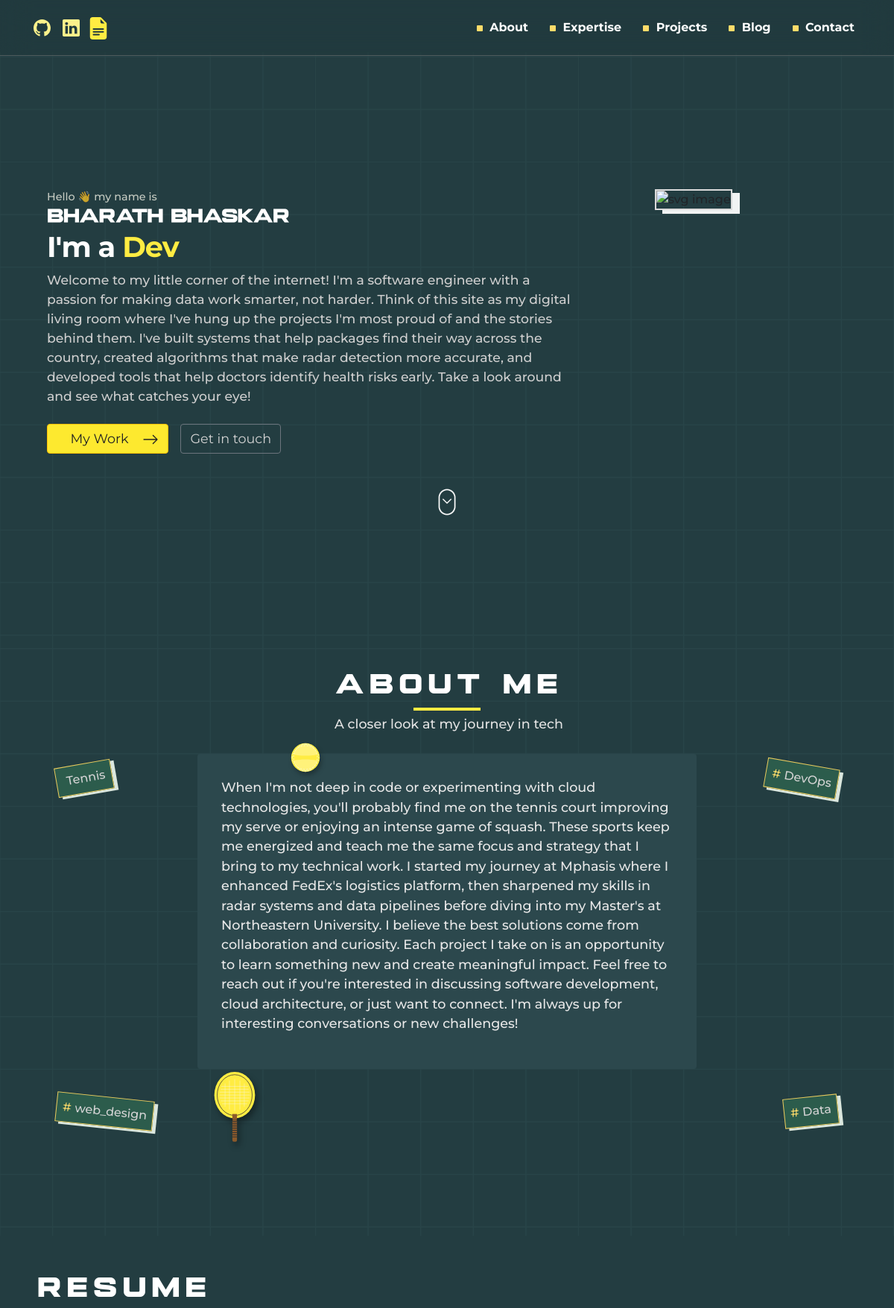
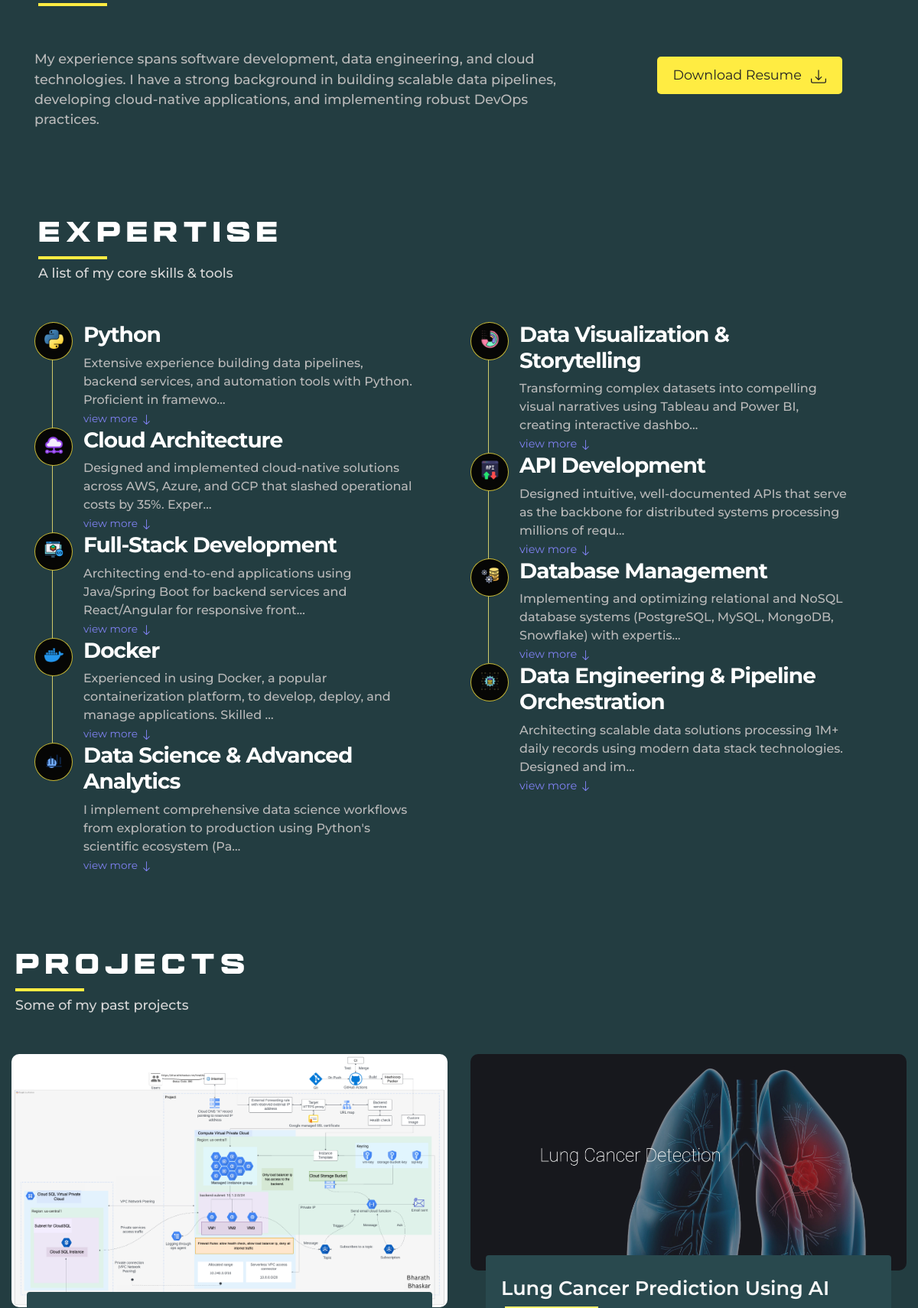
The page / (upper part) on the database its author committed (2 pictures, top to bottom).
### main_app/models.py (models this page shows, shortened)
class Texts(models.Model):
    intro_text = models.TextField()
    about_text = models.TextField()
    greetings_text = models.TextField()

class Resume(models.Model):
    resume_file = models.FileField(upload_to="resume")

class Skill(models.Model):
    name = models.CharField(max_length=100)
    thumbnail = models.ImageField(upload_to="skills")
    description = models.TextField()
    date_added = models.DateTimeField(auto_now_add=True, blank=True,null=True)

### projects_app/models.py (models this page shows, shortened)
class Project(models.Model):
    title = models.CharField(max_length=100)
    description = models.TextField()
    thumbnail = models.ImageField(upload_to="project")
    tags = models.ManyToManyField(ProjectTag, null=True, blank=True)
    github = models.URLField(null=True , blank=True)
    live = models.URLField(null=True, blank=True)
    featured = models.BooleanField(default=False)
    demoUsername = models.CharField(max_length=250, null= True, blank= True )
    demoPassword = models.CharField(max_length=250, null= True, blank= True)
    ordering = models.IntegerField( unique = True , null= True , blank = True   )
    date_added = models.DateTimeField(auto_now_add=True, blank=True,null=True)

### main_app/views.py (the view)
# urls.py: path('',views.homePage,name="homePage"), # My landing page
def homePage(request):
    projects = Project.objects.filter(featured=True).order_by("ordering")
    articles = Article.objects.filter(featured_article = True).order_by("date_added")[0:3:-1]
    skills = Skill.objects.all()
    texts = Texts.objects.all()
    resume = Resume.objects.all()
    context = {
        "projects":projects ,
        "articles":articles,
        "skills":skills,
        "texts":texts,
        "resume":resume,
        }
    return render(request,"main_app/index.html",context)

### main_app/templatetags/skill_tag.py (called while the page is built)
def modulo(num,val):
    return num % val

### main_app/templates/main_app/index.html (shortened to what this page needs)
{% extends 'main_app/base.html' %}
{% load static %}
{% load read-time %}
{% load skill_tag %}
{% block content %}
<link rel="stylesheet" href="{% static 'css/main.css' %}">
<section id="hero" style="margin: 0 !important;" class="about full-screen d-lg-flex justify-content-center ">
  <div class="container-fluid " style="width: 92%;">
    <br>
    <div class="row">
      <div class="col-md-8 col-12 ">
        <div class="about-text">
          {% for text in texts %}
          <p style="color:#fffef0be;font-size: 0.9rem !important;margin:0cm"> {{text.greetings_text}} </p>
          {% endfor %}
          <h3 id="hero_name"> Bharath Bhaskar</h3>
          <h2 id="hero_intro">
            I'm a <span id="animation" style="color:#ffec42 ;"> </span>
          </h2>
          {% for text in texts %}
          <p id="hero_slogan" style="color: rgb(207, 207, 207);font-size: 1.08rem;"> {{text.intro_text}}</p>
          {% endfor %}
          <div class="d-none d-sm-block">
            <div class="mt-4 d-flex ">
              <a style="color: #232323 !important ;background-color: #fde92f !important;font-size: 1.1rem;"
                href="#project" class="btn mr-lg-2 btn-warning btn-md  ">&nbsp; &nbsp; My Work &nbsp;&nbsp;
                <svg xmlns="http://www.w3.org/2000/svg" width="22" height="22" fill="currentColor"
                  class="bi bi-arrow-right" viewBox="0 0 16 16">
                  <path fill-rule="evenodd"
                    d="M1 8a.5.5 0 0 1 .5-.5h11.793l-3.147-3.146a.5.5 0 0 1 .708-.708l4 4a.5.5 0 0 1 0 .708l-4 4a.5.5 0 0 1-.708-.708L13.293 8.5H1.5A.5.5 0 0 1 1 8z" />
                </svg>
              </a>
              <a style="font-size: 1.1rem;color:rgb(211, 211, 211) !important" href="#contact"
                class="btn btn-outline-secondary btn-md"> Get in touch </a>
            </div>
          </div>
        </div>
      </div>
      <div class="col-md-4 d-none d-md-block">
        <div>
          <img style="border: 2px #dadada solid; width:67% ;margin-left:80px;box-shadow: 10px 5px 0px #ffffffef;"
            height="30" src="{% static 'images/profile.jpg' %}" class="img-fluid hero-image" alt="svg image">
        </div>
      </div>
    </div>
    <div id="scroller" style="margin-bottom: 0cm;" class="row">
      <div style="margin-bottom: 0cm" class="col">
        <center>
          <a href="#about">
            <img style="height: 50px;margin-top: 40px;" src="{% static 'images/scroll3.gif' %}" alt="">
          </a>
        </center>
      </div>
    </div>
  </div>
</section>
<section style="margin: 0cm !important;" class="more-about-me " id="about">
  <div id="about-container" class="container-fluid" style="padding-top: 1cm; width:90%; ">
    <div style="position: relative;">
      <span id="tag1" class="about-tags"> <span class="text-warning"></span>Tennis </span>
      <span id="tag2" class="about-tags"> <span class="text-warning">#</span>DevOps </span>
      <span id="tag3" class="about-tags"> <span class="text-warning">#</span>Data</span>
      <span id="tag4" class="about-tags"> <span class="text-warning">#</span>web_design</span>
      <div class="justify-content-center d-flex">
        <div class="col-md-8 col-12">
          <div class="d-flex justify-content-center">
            <div>
              <center>
                <h2 id="sections" style="margin-left: 5px;color: white;margin-top: 0cm;margin-bottom: 0cm;">About me
                </h2>
                <div id="sections" style="width:100px;overflow:hidden">
                  <hr style="color: #ffec42 ;border: 2px #ffec42 solid ; opacity: 1;margin:5px ">
                </div>
                <p
                  style="margin-left: 5px;color:rgb(226, 226, 226);margin-top: 0cm;margin-bottom: 3px;font-size:1.1rem;">
                  A closer look at my journey in tech
                </p>
              </center>
            </div>
          </div>
          <div
            style="background-color: #2c484d  !important;font-size:1.1rem;color:#b7b7b7;border:none;padding: 2rem;margin-top: 1.5rem;"
            class="card card-body about-card">
            <div>
              {% for text in texts %}
              <p id="about-text">
                {{text.about_text}}
              </p>
              {% endfor %}
            </div>
          </div>
      <div class="tennis-racquet-animation">
      </div>
      <div class="tennis-ball-animation">
      </div>
        </div>
      </div>
    </div>
  </div>
</section>
<section class="resume d-lg-flex py-5 justify-content-center align-items-center" id="resume">
  <div class="container">
    <h2 id="sections" style="margin-left: 5px;color: white;margin-top: 0cm;margin-bottom: 0cm;">Resume</h2>
    <div style="width:100px;overflow:hidden">
      <hr style="color: #ffec42;border: 2px #ffec42 solid; opacity: 1;margin:5px">
    </div>
    <br><br>
    <div class="row">
      <div class="col-md-8">
        <p style="color: rgb(186, 186, 186); font-size: 1.1rem;">
          My experience spans software development, data engineering, and cloud technologies.
          I have a strong background in building scalable data pipelines, developing cloud-native applications,
          and implementing robust DevOps practices.
        </p>
      </div>
      <div class="col-md-4 text-center">
        {% if resume %}
          {% for res in resume|slice:":1" %}
            <a href="{{ res.resume_file.url }}" class="btn" style="background-color: #ffec42; color: #232323; font-size: 1.1rem; padding: 10px 20px; border-radius: 5px; text-decoration: none; display: inline-block; margin-top: 10px;" download>
              Download Resume
            </a>
          {% endfor %}
        {% else %}
          <p style="color: rgb(186, 186, 186);">Resume will be available soon.</p>
        {% endif %}
      </div>
    </div>
    </div>
</section>
<section class="resume d-lg-flex py-5 justify-content-center align-items-center" id="skills">
  <div class="container">
    <h2 id="sections" style="margin-left: 5px;color: white;margin-top: 0cm;margin-bottom: 0cm;">Expertise</h2>
    <div style="width:100px;overflow:hidden">
      <hr style="color: #ffec42;border: 2px #ffec42 solid ; opacity: 1;margin:5px ">
    </div>
    <p style="margin-left: 5px;color:rgb(215, 215, 215);margin-top: 0cm;margin-bottom: 3px;font-size:1.1rem;">A list
      of my core skills & tools</p>
    <br><br>
    <div class="row">
      <div class="col-lg-6 col-12">
        <div class="timeline">
          {% for skill in skills %}
          {% if forloop.counter|modulo:2 == 1 %}
          <div class="timeline-wrapper">
            <div class="timeline-yr">
              <span><img height="25" src="{{skill.thumbnail.url}}" alt="" class=""></span>
            </div>
            <div class="timeline-info">
              <h3><span>{{skill.name}}</h3>
              <p id="less{{skill.id}}" style="color: rgb(186, 186, 186);margin-bottom: 0cm;">
                {{skill.description|truncatechars:120}}</p>
              <a id="read_more_skill{{skill.id}}"
                style="color: rgba(134, 134, 255, 0.945);font-size: 0.85rem;cursor: pointer;margin-bottom: 0.5rem;margin-top:0.5rem;"
                onclick="skillsFunction('{{skill.id}}')">
                view more <svg xmlns="http://www.w3.org/2000/svg" width="15" height="15" fill="currentColor"
                  class="bi bi-arrow-down" viewBox="0 0 16 16">
                  <path fill-rule="evenodd"
                    d="M8 1a.5.5 0 0 1 .5.5v11.793l3.146-3.147a.5.5 0 0 1 .708.708l-4 4a.5.5 0 0 1-.708 0l-4-4a.5.5 0 0 1 .708-.708L7.5 13.293V1.5A.5.5 0 0 1 8 1z" />
                </svg>
              </a>
            </div>
          </div>
          {% endif %}
          {% endfor %}
        </div>
      </div>
      <div class="col-lg-6 col-12">
        <div class="timeline">
          {% for skill in skills %}
          {% if forloop.counter|modulo:2 == 0 %}
          <div class="timeline-wrapper">
            <div class="timeline-yr">
              <span><img height="25" src="{{skill.thumbnail.url}}" alt="" class=""></span>
            </div>
            <div class="timeline-info">
              <h3><span>{{skill.name}}</h3>
              <p id="less{{skill.id}}" style="color: rgb(186, 186, 186);margin-bottom: 0cm;">
                {{skill.description|truncatechars:120}}</p>
              <a id="read_more_skill{{skill.id}}"
                style="color: rgba(134, 134, 255, 0.945);font-size: 0.9rem;cursor: pointer;margin-bottom: 0.5rem;margin-top:0.5rem;"
                onclick="skillsFunction('{{skill.id}}')">
                view more <svg xmlns="http://www.w3.org/2000/svg" width="15" height="15" fill="currentColor"
                  class="bi bi-arrow-down" viewBox="0 0 16 16">
                  <path fill-rule="evenodd"
                    d="M8 1a.5.5 0 0 1 .5.5v11.793l3.146-3.147a.5.5 0 0 1 .708.708l-4 4a.5.5 0 0 1-.708 0l-4-4a.5.5 0 0 1 .708-.708L7.5 13.293V1.5A.5.5 0 0 1 8 1z" />
                </svg>
              </a>
            </div>
          </div>
          {% endif %}
          {% endfor %}
        </div>
      </div>
    </div>
</section>
<section class="project py-5" id="project">
  <div class="container-fluid project-container">
    <div>
      <h2 id="sections" style="margin-left: 5px;color: white;margin-top: 0cm;margin-bottom: 0cm;">Projects </h2>
      <div style="width:100px;overflow:hidden">
        <hr style="color: #ffec42 ;border: 2px #ffec42 solid ; opacity: 1;margin:5px ">
      </div>
      <p style="margin-left: 5px;color:rgb(215, 215, 215);margin-top: 0cm;margin-bottom: 3px;font-size:1.1rem;">Some
        of my past projects</p>
      <br><br>
      <div class="row">
        {% for project in projects %}
        <div class="col-md-6">
          <div class="img-wrapper">
            <img style="border-radius: 10px ;" src="{{project.thumbnail.url}}" class="img-fluid"
              alt="project image | cape town freelancer">
          </div>
          <div class="justify-content-center d-flex" style="position: relative;top: -20px;">
            <div class="card" style="width:93% !important; background-color: #29494e ; border-radius: 4px;border:none">
              <div style="min-height: 200px;overflow: hidden;"><br>
                <a style="color:rgb(248, 248, 248);margin-left: 20px;margin-right: 20px;font-size: 1.6rem;font-weight: 600;"
                  href="{{project.live}}">
                  {{project.title}}
                </a>
                <div style="width:25%;overflow:hidden;margin-left: 20px;margin-bottom: 10px ; ">
                </div>
              </div>
            </div>
          </div>
        </div>
        {% endfor %}
      </div>
    </div>
  </div>
</section>
{% endblock content %}

### static/css/main.css (style rules this page uses)
.text-warning { color: #ffdc6a !important; margin-right: 5px; }
section { background-color: #233d41; }
#about { min-height: 100vh; padding-bottom: 1rem; }
#hero_name { font-family: "Titles"; margin:0cm }
.about-tags { background-color: #2c5c4c; padding: 7px 8px;color: #d4d4d4; position: absolute; border: 1px #ebc95c solid; box-shadow: 5px 3px 0 #dbe7de; }
#tag1 { left: 0; top: 20%; transform: rotate(-10deg); }
#tag2 { right: 0; top: 20%; transform: rotate(10deg); }
#tag3 { right: 0; top: 90%; transform: rotate(-6deg); }
#tag4 { left: 0%; top: 90%; transform: rotate(6deg); }
#sections { font-family: "Titles"; font-size: 2.5rem; letter-spacing: 7px; }
.hero-image { width: 200px; animation: floating 2s ease-in-out infinite; transition: transform 0.3s ease-in-out; }
.full-screen { padding: 10rem 0 !important; }
a { font-weight: normal; text-decoration: none !important; transition: all 0.4s ease; }
h1, h2, h3, h4, h5, h6 { font-weight: bold; letter-spacing: -1px; }
h2 { color: #ffffff; font-size: 2.4em; font-weight: bold; }
h3 { color: #ffffff; }
p { color: #e8e8e8 ; }
h3, b, strong { font-weight: bold; }
.timeline-wrapper { position: relative; }
.timeline-wrapper:last-child:before { height: 0; }
.timeline-wrapper:before { content: ""; background: #fff176c7 ; width: 1.4px; height: 100%; position: absolute; left: 23px; }
.timeline-yr { background: #060605; border: 1px solid #ffec42c5 ; border-radius: 100%; position: absolute; width: 50px; height: 50px; line-height: 50px; text-align: center; }
.timeline-yr span { color: #ffffff; font-size: 16px; font-weight: bold; display: block; line-height: 42px; }
.timeline-info { display: inline-block; vertical-align: top; max-width: 432px; margin-left: 4em; }

### rows shown on the page
Texts: greetings_text "Hello 👋 my name is", intro_text "Welcome to my little corner of the internet! I'm a software engineer with a passion for making data work smarter, not harder. Think of this site as my digital living room where I've hung up the projects I'm most proud of and the stories behind them. I've built systems that help packages find their way across the country, created algorithms that make radar detection more accurate, and developed tools that help doctors identify health risks early. Take a look around and see what catches your eye!", about_text "When I'm not deep in code or experimenting with cloud technologies, you'll probably find me on the tennis court improving my serve or enjoying an intense game of squash. These sports keep me energized and teach me the same focus and strategy that I bring to my technical work. I started my journey at Mphasis where I enhanced FedEx's logistics platform, then sharpened my skills in radar systems and data pipelines before diving into my Master's at Northeastern University. I believe the best solutions come from collaboration and curiosity. Each project I take on is an opportunity to learn something new and create meaningful impact. Feel free to reach out if you're interested in discussing…"
Skill: thumbnail (picture), name "Python", description "Extensive experience building data pipelines, backend services, and automation tools with Python. Proficient in framewo…"
Skill: thumbnail (picture), name "Cloud Architecture", description "Designed and implemented cloud-native solutions across AWS, Azure, and GCP that slashed operational costs by 35%. Exper…"
Skill: thumbnail (picture), name "Full-Stack Development", description "Architecting end-to-end applications using Java/Spring Boot for backend services and React/Angular for responsive front…"
Skill: thumbnail (picture), name "Docker", description "Experienced in using Docker, a popular containerization platform, to develop, deploy, and manage applications. Skilled …"
Skill: thumbnail (picture), name "Data Science & Advanced Analytics", description "I implement comprehensive data science workflows from exploration to production using Python's scientific ecosystem (Pa…"
Skill: thumbnail (picture), name "Data Visualization & Storytelling", description "Transforming complex datasets into compelling visual narratives using Tableau and Power BI, creating interactive dashbo…"
Skill: thumbnail (picture), name "API Development", description "Designed intuitive, well-documented APIs that serve as the backbone for distributed systems processing millions of requ…"
Skill: thumbnail (picture), name "Database Management", description "Implementing and optimizing relational and NoSQL database systems (PostgreSQL, MySQL, MongoDB, Snowflake) with expertis…"
Skill: thumbnail (picture), name "Data Engineering & Pipeline Orchestration", description "Architecting scalable data solutions processing 1M+ daily records using modern data stack technologies. Designed and im…"
Project: thumbnail (picture)
Project: thumbnail (picture), title "Lung Cancer Prediction Using AI"
